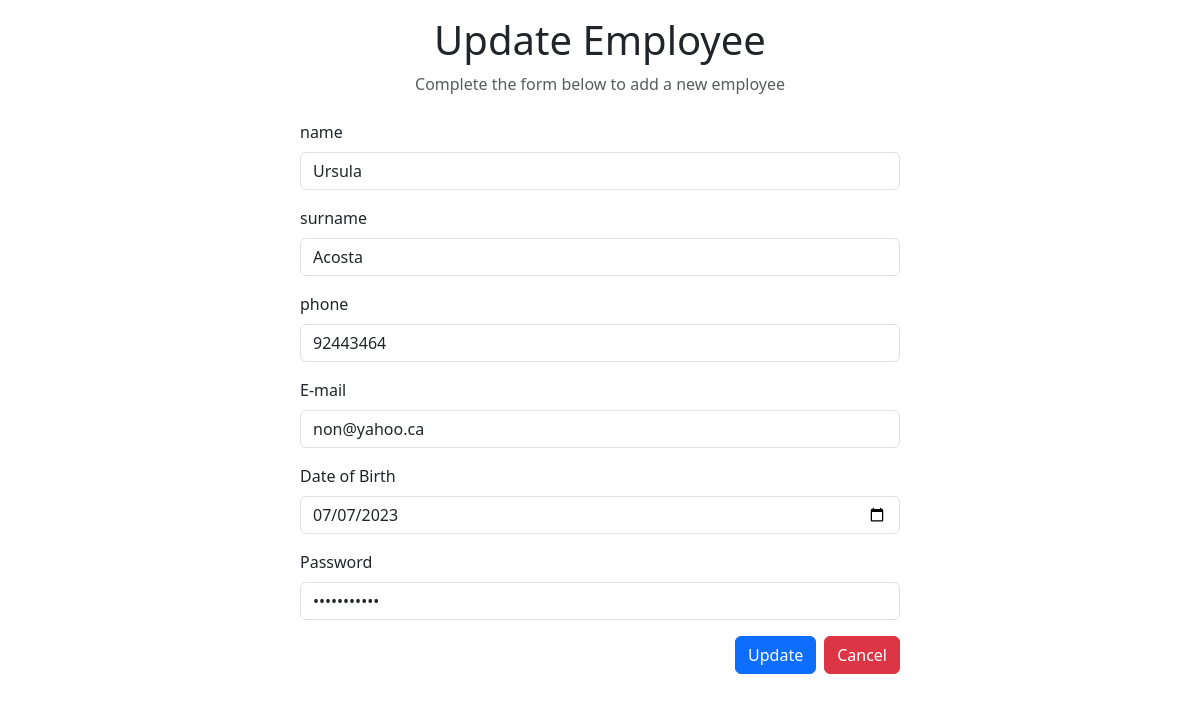
Page /Action/edit.php?id=10 (signed in) on the committed database.
### tables this page shows
CREATE TABLE `employees` (
  `id` mediumint(8) unsigned NOT NULL auto_increment,
  `name` varchar(50) default NULL,
  `surname` varchar(50) default NULL,
  `phone` int(50) default NULL,
  `email` varchar(50) UNIQUE,
  `date` varchar(50),
  `password` varchar(50),
  `director_id` int default NULL,
  PRIMARY KEY (`id`)
) AUTO_INCREMENT=1;

### Action/function.php (called while the page is built, shortened)
              <?php
    function get_user_id(object $conn, string $table_name, int $id) {
        if(!isset($id)) {
            echo 'false';
            return false;
        } else {
            $sql = "SELECT * FROM `$table_name` WHERE id = $id LIMIT 1";
                $result = mysqli_query($conn, $sql);
                $row = mysqli_fetch_assoc($result);
                return $row;
        }
    }
?>

### Action/edit.php (the view, shortened to what this page needs)
<?php
    require_once "function.php";
    $id = $_GET['id'];
    if($id) {
        $row = get_user_id($conn,"employees",$id);
    }
?>
<!DOCTYPE html>
<html lang="en">
<head>
    <link href="https://cdn.jsdelivr.net/npm/bootstrap@5.3.2/dist/css/bootstrap.min.css" rel="stylesheet">
    <link rel="stylesheet" href="../css/create.css">
</head>
<body>
    <div class="container">
        <div class="text-center mb-4">
            <h1 class="text-Dark">Update Employee</h1>
            <p class="<?= isset($empty_field) ? 'text-danger' : 'text-muted' ?>" ><?= isset($empty_field) ? $empty_field : 'Complete the form below to add a new employee'?></p>
        </div>
        <div class="container d-flex justify-content-center">
            <form action="" method="post">
                <div class="row mb-3">
                    <div class="col">
                        <label class="form-label">name</label>
                        <input value="<?= $row['name'] ?>" type="text" class="form-control" name="name">
                    </div>
                </div>
                    <div class="row mb-3">
                    <div class="col">
                        <label class="form-label">surname</label>
                        <input value="<?= $row['surname'] ?>" type="text" class="form-control" name="surname">
                    </div>
                </div>
                <div class="row mb-3">
                    <div class="col">
                        <label class="form-label">phone</label>
                        <input value="<?= $row['phone'] ?>" type="number" class="form-control" name="phone">
                    </div>
                </div>
                <div class="row mb-3">
                    <div class="col">
                        <label class="form-label">E-mail</label>
                        <input value="<?= $row['email'] ?>" type="email" class="form-control" name="email">
                    </div>
                </div>
                <div class="row mb-3">
                    <div class="col">
                        <label class="form-label">Date of Birth</label>
                        <input value="<?= $row['date'] ?>" type="date" class="form-control" name="dob">
                    </div>
                </div>
                <div class="row mb-3">
                    <div class="col">
                        <label class="form-label">Password</label>
                        <input value="<?= $row['password'] ?>" type="password" class="form-control" name="password" placeholder="...">
                    </div>
                </div>
                <div class="d-flex justify-content-end gap-2">
                    <button class="btn btn-primary" type="submit" name="submit">Update</button>
                    <a class="btn btn-danger" href="../Pages/directors.php">Cancel</a>
                </div>
            </form>
        </div>
    </div>
</body>
</html>

### css/create.css (style rules this page uses)
* { margin: 0; padding: 0; box-sizing: border-box; }
form { width: 50vw; min-width: 300px; }
.text-center { margin-top: 1em; }

### rows in the picture
employees: name "Ursula", surname "Acosta", phone "92443464", email "non@yahoo.ca", dob "07/07/2023"
